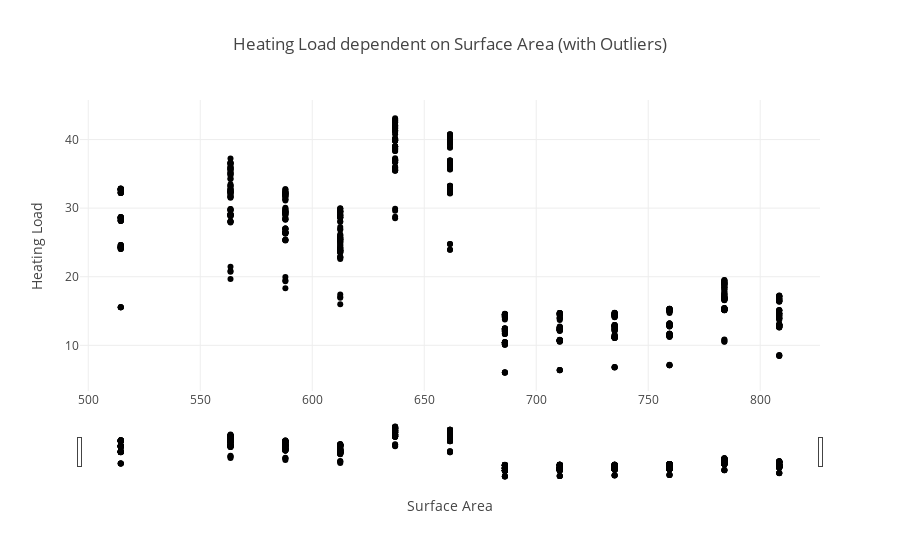

Notebook code cell kept with this figure:
### Markdown cell above
As you can see, we dont have any outliers in our data.

Let's take another look using a scatter diagram.

### Code cell
import plotly.graph_objects as go
import pandas as pd

# Load data
df = pd.read_csv("energy_efficiency_data.csv")
df.columns = [col.replace("AAPL.", "") for col in df.columns]

# Calculate Q1 (25th percentile) and Q3 (75th percentile)
Q1 = df['Heating_Load'].quantile(0.25)
Q3 = df['Heating_Load'].quantile(0.75)
IQR = Q3 - Q1

# Define outlier criteria
lower_bound = Q1 - 1.5 * IQR
upper_bound = Q3 + 1.5 * IQR

# Find outliers
outliers = df[(df['Heating_Load'] < lower_bound) | (df['Heating_Load'] > upper_bound)]
non_outliers = df[(df['Heating_Load'] >= lower_bound) & (df['Heating_Load'] <= upper_bound)]

# Create figure
fig = go.Figure()

# Add non-outlier data
fig.add_trace(
    go.Scatter(
        x=non_outliers["Surface_Area"], 
        y=non_outliers["Heating_Load"], 
        mode='markers', 
        name='Non-Outliers'
    )
)

# Add outlier data
fig.add_trace(
    go.Scatter(
        x=outliers["Surface_Area"], 
        y=outliers["Heating_Load"], 
        mode='markers', 
        marker=dict(color='red', size=10, symbol='x'), 
        name='Outliers'
    )
)

# Set title and layout
fig.update_layout(
    title="Heating Load dependent on Surface Area (with Outliers)",
    xaxis=dict(
        rangeslider=dict(
            visible=True
        )
    ),
    xaxis_title="Surface Area",
    yaxis_title="Heating Load"
)

fig.show()

### Figure 1 — Plotly figure (JSON) as saved in the notebook; plotly's stock layout.template omitted (floating-point values rounded to 4 significant figures; data arrays with more than 128 entries replaced by an {"elided": "..."} marker saying what was removed)
{"data": [{"mode": "markers", "name": "Non-Outliers", "type": "scatter", "x": {"elided": "768 float values"}, "y": {"elided": "768 float values"}}, {"marker": {"color": "red", "size": 10, "symbol": "x"}, "mode": "markers", "name": "Outliers", "type": "scatter", "x": [], "y": []}], "layout": {"title": {"text": "Heating Load dependent on Surface Area (with Outliers)"}, "xaxis": {"rangeslider": {"visible": true}, "title": {"text": "Surface Area"}}, "yaxis": {"title": {"text": "Heating Load"}}}}
